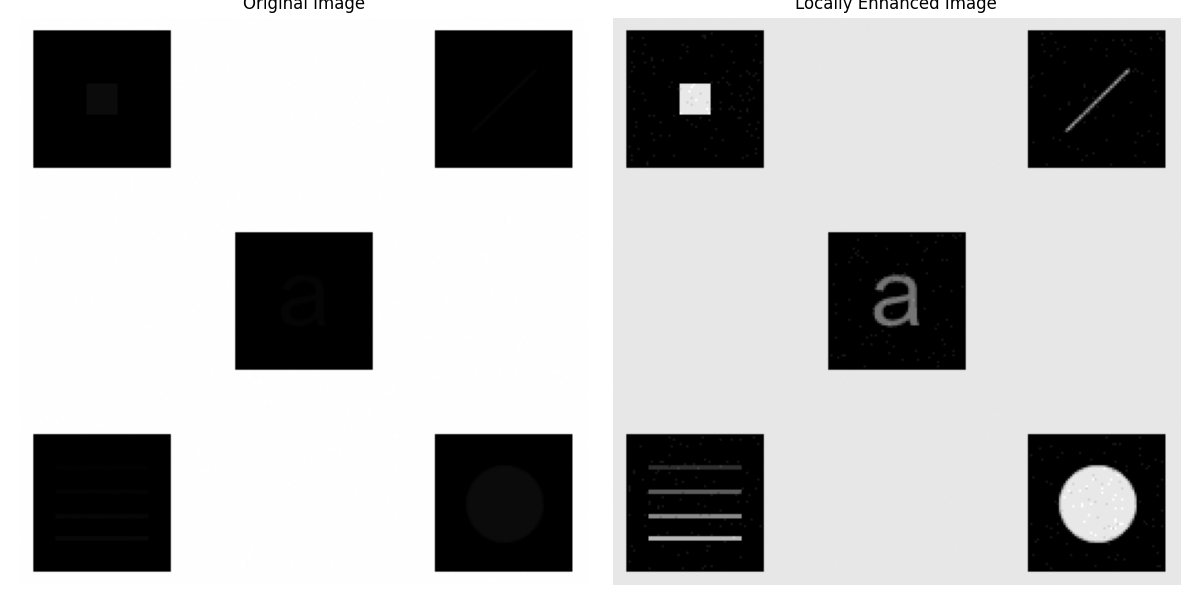

Write the Python code that produced this figure.

import sys
import os
import numpy as np
import matplotlib.pyplot as plt
from skimage.io import imread
from skimage.util import img_as_float
from libDIPUM.locstats import locstats
from libDIPUM.data_path import dip_data

# Data Loading

img_path = dip_data('hidden-symbols.tif')
f = imread(img_path)
if f.ndim == 3: f = f[:,:,0]
f = img_as_float(f)

# Process
# param = [22.8, 0, 0.1, 0, 0.1];
# [g, GMF, GSTDF] = locstats(f, 3, 3, param);
# Note: locstats implementation might expect params as list or separate args?
# Usually MATLAB 'param' vector implies a single list/array argument.
# Checking if locstats.py follows this. Most transcoded funcs do.

param = [22.8, 0, 0.1, 0, 0.1]

g, GMF, GSTDF = locstats(f, 3, 3, param)

# Display
fig, axes = plt.subplots(1, 2, figsize=(12, 6))

axes[0].imshow(f, cmap='gray')
axes[0].set_title('Original Image')
axes[0].axis('off')

axes[1].imshow(g, cmap='gray')
axes[1].set_title('Locally Enhanced Image')
axes[1].axis('off')

plt.tight_layout()
plt.savefig('Figure333.png')
print("Saved Figure333.png")
plt.show()
